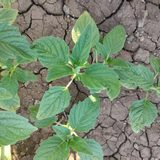
#> input picture reports/duplicate_review/thumbs/01750dccd9566ca6_b.jpg, 160 x 160 px
$ python -i audit_data.py   (imports and definitions only)
#> lines starting #> are read from the running program, lines starting #| are printed output that depends on the picture
#> further down, picture is the input picture: PIL image 160x160 RGB; mean R, G, B 119.5, 138.3, 111.8
"""Audit actual AgriField files; quarantine uncertain origins and duplicate components.

No image labels are read. Perceptual comparisons are screening, not proof of
identity. A component touching PhenoBench is excluded in full. Other duplicate
components retain one deterministic representative, preferring validation.
"""
from __future__ import annotations
import argparse
from collections import Counter, defaultdict
from concurrent.futures import ThreadPoolExecutor
import csv
import hashlib
import io
import json
from pathlib import Path
import re
import time
from zipfile import ZipFile

import numpy as np
from PIL import Image

HF_REVISION = '7f530c67572b6a572467adab840cdbbd7029b112'
ARCHIVE_SHA256 = '63eec0b4f652340feddf9011c2ee26e2df341096018bdf7f5756cc29674e8976'
INAT_METADATA_SHA256 = '8808f91f0be13832876d6e237a3b7cd870dd97a29b725b84bbb5e6ac9b9667a3'
CARD_URL = f'https://huggingface.co/datasets/dtu-pcas/AgriField-40K/raw/{HF_REVISION}/README.md'
INAT_METADATA_PATH = Path('data/iNatWeeds_metadata.json')
FIELDS = ['sample_id','path','source_prefix','source','candidate_source','source_confirmed',
          'original_id','split','original_split','width','height','mode','format','bytes',
          'sha256','pixel_sha256','phash64','dhash64','decode_ok','license','compilation_license',
          'source_url','source_revision','attribution','observation_url','status','reason','component']
# DCT-II basis; only low spatial frequencies are needed for a 64-bit pHash.
_DCT = np.cos(np.pi * (2*np.arange(32)[None,:]+1) * np.arange(8)[:,None] / 64)
# [1 line not run here, left out]

def image_hashes(im):
    gray = np.asarray(im.convert('L').resize((32,32), Image.Resampling.LANCZOS), dtype=np.float64)
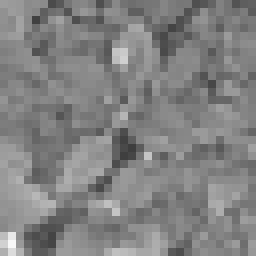
#> gray: shape (32, 32) float64 (shown 8 times larger); min 62, max 247, mean 129.7
    dct = _DCT @ gray @ _DCT.T
    values = dct.ravel()
#> values = 64 values, max 132776 at index 0, min -3264.9 at index 8, mean 2250
    bits = values > np.median(values[1:])
    # Exclude DC from comparisons by pinning it to zero.
    bits[0] = False
    ph = int.from_bytes(np.packbits(bits).tobytes(), 'big')
#> ph = 9169431595187225362
    small = np.asarray(im.convert('L').resize((9,8), Image.Resampling.LANCZOS), dtype=np.int16)
    dh = int.from_bytes(np.packbits(small[:,1:] > small[:,:-1]).tobytes(), 'big')
#> dh = 5932165619335705211
    return ph, dh

class BKTree:
    def __init__(self): self.root = None
    # [18 lines left out: functions add, query, not called in this run]

class Components:
    def __init__(self,n): self.parent=list(range(n))
    # [4 lines left out: function find, not called in this run]
    def union(self,a,b):
        a,b=self.find(a),self.find(b)
        if a != b: self.parent[max(a,b)] = min(a,b)

# [168 lines left out: functions write_csv, main, not called in this run]

# [1 line not run here, left out]

>>> from PIL import Image
>>> picture = Image.open('../reports/duplicate_review/thumbs/01750dccd9566ca6_b.jpg')
>>> result = image_hashes(picture)
#> result = (9169431595187225362, 5932165619335705211)

$ run again, on reports/duplicate_review/thumbs/037fe11be32fa6eb_a.jpg
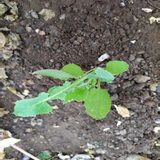
#> input picture reports/duplicate_review/thumbs/037fe11be32fa6eb_a.jpg, 160 x 160 px
#> picture is the input picture: PIL image 160x160 RGB; mean R, G, B 114, 116.4, 104.4
#> in image_hashes, `gray = np.asarray(im.convert('L').resize((32,32), Image.Resampling.LAN..`:
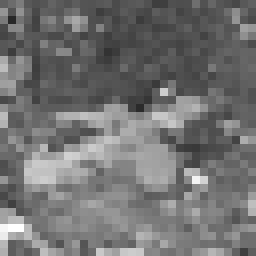
#> gray: shape (32, 32) float64 (shown 8 times larger); min 40, max 255, mean 114.3
#> values = 64 values, max 117007 at index 0, min -13394.9 at index 8, mean 1818.5
#> ph = 5414212687287972207
#> dh = 5137286029494477874
#> result = (5414212687287972207, 5137286029494477874)

$ run again, on reports/duplicate_review/thumbs/043e273c5ae09e09_a.jpg
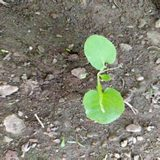
#> input picture reports/duplicate_review/thumbs/043e273c5ae09e09_a.jpg, 160 x 160 px
#> picture is the input picture: PIL image 160x160 RGB; mean R, G, B 127.9, 128.3, 112.9
#> in image_hashes, `gray = np.asarray(im.convert('L').resize((32,32), Image.Resampling.LAN..`:
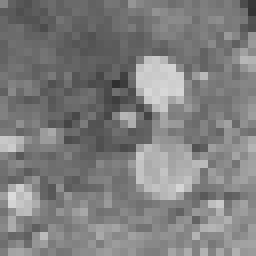
#> gray: shape (32, 32) float64 (shown 8 times larger); min 47, max 219, mean 126.4
#> values = 64 values, max 129445 at index 0, min -8030.4 at index 8, mean 1896.9
#> ph = 4256821202046653433
#> dh = 6780478309571046055
#> result = (4256821202046653433, 6780478309571046055)

$ run again, on reports/duplicate_review/thumbs/07a53ef1dec380ea_a.jpg
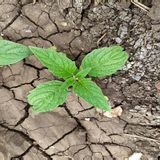
#> input picture reports/duplicate_review/thumbs/07a53ef1dec380ea_a.jpg, 160 x 160 px
#> picture is the input picture: PIL image 160x160 RGB; mean R, G, B 136.2, 135.1, 108.4
#> in image_hashes, `gray = np.asarray(im.convert('L').resize((32,32), Image.Resampling.LAN..`:
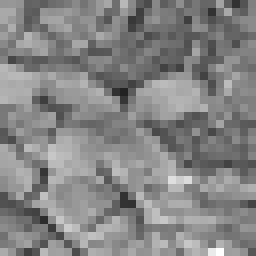
#> gray: shape (32, 32) float64 (shown 8 times larger); min 34, max 254, mean 132.4
#> values = 64 values, max 135558 at index 0, min -5265.2 at index 8, mean 2269.3
#> ph = 6011747265466793795
#> dh = 4684673150013262956
#> result = (6011747265466793795, 4684673150013262956)
